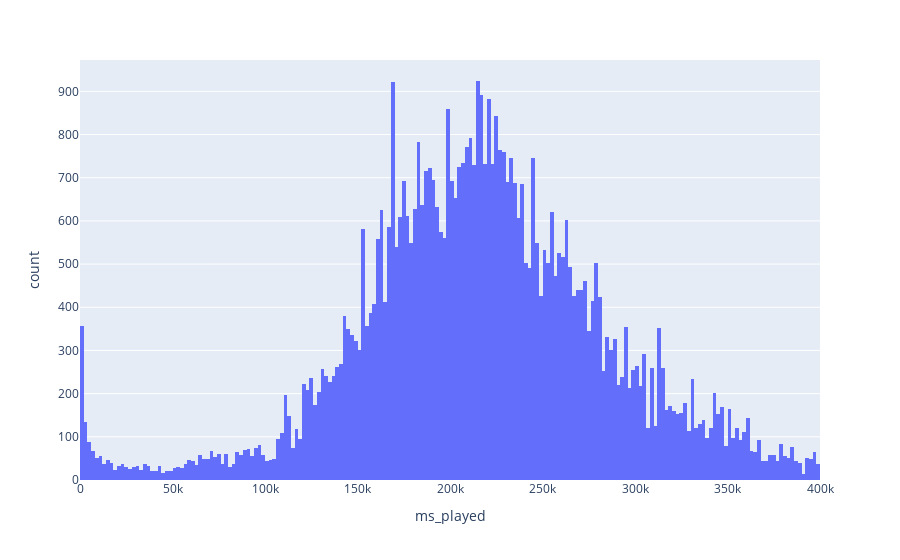

Notebook cell for this chart:
### Code cell
px.histogram(non_skipped_ms_played, x="ms_played")

### Figure 1 — Plotly figure (JSON) as saved in the notebook; plotly's stock layout.template omitted (floating-point values rounded to 4 significant figures; data arrays with more than 128 entries replaced by an {"elided": "..."} marker saying what was removed)
{"data": [{"alignmentgroup": "True", "bingroup": "x", "hovertemplate": "ms_played=%{x}<br>count=%{y}<extra></extra>", "legendgroup": "", "marker": {"color": "#636efa", "pattern": {"shape": ""}}, "name": "", "offsetgroup": "", "orientation": "v", "showlegend": false, "type": "histogram", "x": {"elided": "56599 int values"}, "xaxis": "x", "yaxis": "y"}], "layout": {"barmode": "relative", "legend": {"tracegroupgap": 0}, "margin": {"t": 60}, "xaxis": {"anchor": "y", "domain": [0, 1], "title": {"text": "ms_played"}}, "yaxis": {"anchor": "x", "domain": [0, 1], "title": {"text": "count"}}}}
